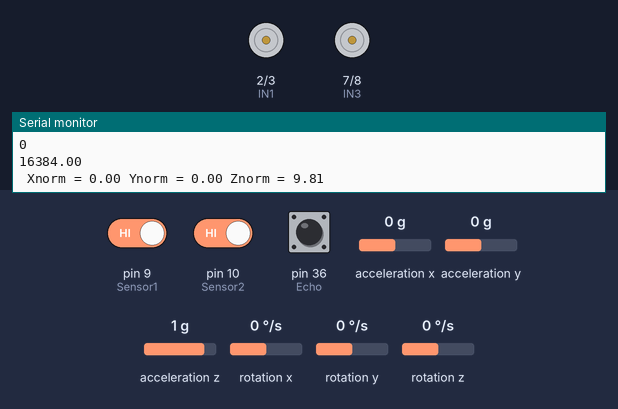
Bench run of a sketch on a simulated Arduino Mega 2560, built with avr-gcc and run on an emulated ATmega2560. On the bench: motor-driver pin pairs drawn as motors (green arrow = first pin HIGH = forward, orange = second pin HIGH = backward, longer = more drive, scaled by the enable pin), the last lines printed to the serial monitor. The inputs (shaded band) are chosen by the test bench; at power-on: pin 9 (Sensor1) HIGH, pin 10 (Sensor2) HIGH, pin 36 (Echo) LOW, acceleration x 0 g, acceleration y 0 g, acceleration z 1 g, rotation x 0 °/s, rotation y 0 °/s, rotation z 0 °/s.

Above: at 1.3 s.
1.4 s: pin 9 (Sensor1) driven LOW
At 3.5 s:
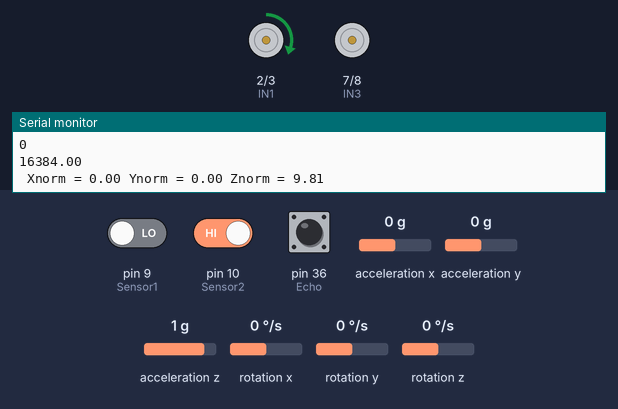
4.6 s: pin 10 (Sensor2) driven LOW
At 7.4 s:
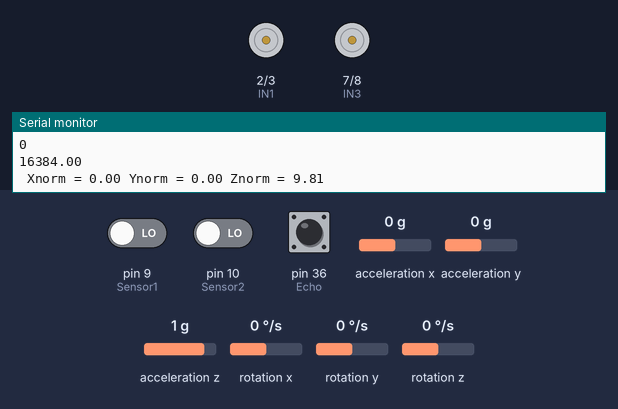
7.7 s: pin 9 (Sensor1) driven HIGH
At 10.4 s:
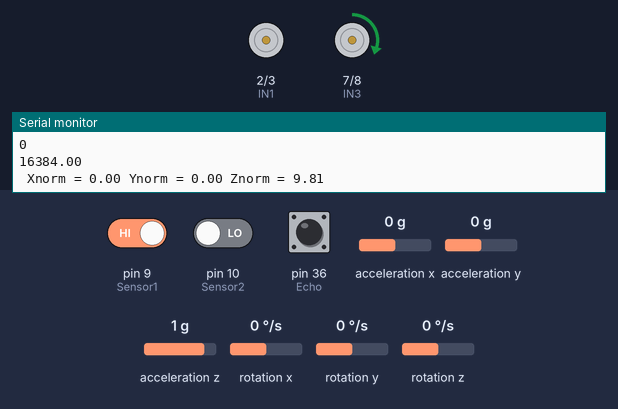
10.7 s: pin 10 (Sensor2) driven HIGH
At 13.2 s:
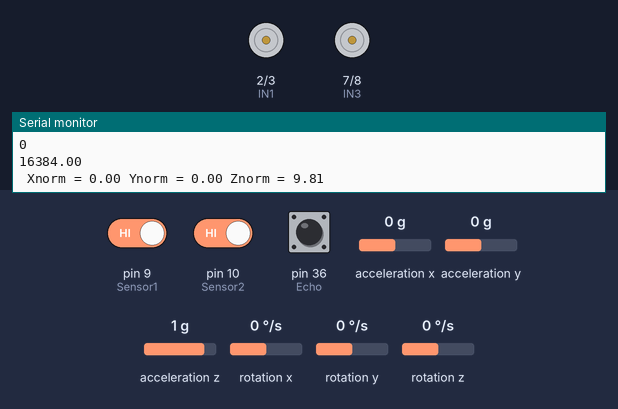
13.8 s: pin 36 (Echo) pulsed HIGH 2 times (0.12 s each, 0.3 s apart)
At 14.9 s:
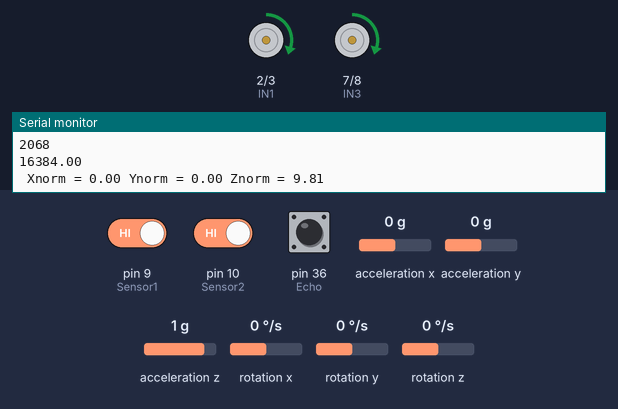
Timing chart, 0 to 16.8 s (numbered marks = the images above; inputs shaded):
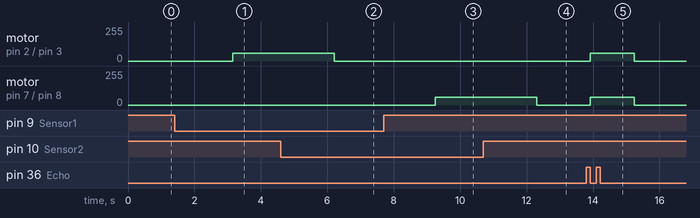

Measured:
- after the input at 1.4 s, motor on pin 2 (IN1) / pin 3 (IN2): stopped → forward 60/255 after 1.8 s
- after the input at 4.6 s, motor on pin 2 (IN1) / pin 3 (IN2): forward 60/255 → stopped after 1.6 s
- after the input at 7.7 s, motor on pin 7 (IN3) / pin 8 (IN4): stopped → forward 60/255 after 1.6 s
- after the input at 10.7 s, motor on pin 7 (IN3) / pin 8 (IN4): forward 60/255 → stopped after 1.6 s
- after the input at 13.8 s, motor on pin 2 (IN1) / pin 3 (IN2), motor on pin 7 (IN3) / pin 8 (IN4): stopped → forward 60/255 after 0.12 s, → stopped 1.3 s later

The sketch:

seguidor_final.ino
```cpp
//Librerias
#include <Wire.h>
#include <MPU6050.h>

MPU6050 mpu;

////// MOTORES
int ENA = 11;
int IN1 = 2;
int IN2 = 3;
int ENB = 12;
int IN3 = 7;
int IN4 = 8;
int velocidad_motor_1 = 60;
int velocidad_motor_2 = 60;
////// CNY70
int Sensor1 = 9;
int Sensor2 = 10;
int cnyValor1 = 0;
int cnyValor2 = 0;
////// HC-SR04
int Trig = 38;
int Echo = 36;

void setup() {
  Serial.begin(9600);
  pinMode(IN1, OUTPUT);
  pinMode(IN2, OUTPUT);
  pinMode(ENA, OUTPUT);
  pinMode(IN3, OUTPUT);
  pinMode(IN4, OUTPUT);
  pinMode(ENB, OUTPUT);
  pinMode(Trig, OUTPUT);
  pinMode(Echo, INPUT);
  digitalWrite(Trig, LOW);
  Serial.println("Initialize MPU6050");
  while(!mpu.begin(MPU6050_SCALE_2000DPS, MPU6050_RANGE_2G))
  {
    Serial.println("Could not find a valid MPU6050 sensor, check wiring!");
    delay(500);
  }
  checkSettings();
}

void checkSettings() {
  Serial.println();
  Serial.print(" * Sleep Mode:            ");
  Serial.println(mpu.getSleepEnabled() ? "Enabled" : "Disabled");
  Serial.print(" * Clock Source:          ");
  switch(mpu.getClockSource())
  {
    case MPU6050_CLOCK_KEEP_RESET:      Serial.println("Stops the clock and keeps the timing generator in reset"); break;
    case MPU6050_CLOCK_EXTERNAL_19MHZ:  Serial.println("PLL with external 19.2MHz reference");break;
    case MPU6050_CLOCK_EXTERNAL_32KHZ:  Serial.println("PLL with external 32.76kHz reference");break;
    case MPU6050_CLOCK_PLL_ZGYRO:       Serial.println("PLL with z axis gyroscope reference");break;
    case MPU6050_CLOCK_PLL_YGYRO:       Serial.println("PLL with Y axis gyroscope reference"); break;
    case MPU6050_CLOCK_PLL_XGYRO:       Serial.println("PLL with X axis gyroscope reference"); break;
    case MPU6050_CLOCK_INTERNAL_8MHZ:   Serial.println("Internal 8MHz oscillator"); break;
  }
  Serial.println(" * Accelerometer:         ");
  switch(mpu.getRange())
  {
    case MPU6050_RANGE_16G:             Serial.println("+/- 16 g"); break;
    case MPU6050_RANGE_8G:              Serial.println("+/- 8 g"); break;
    case MPU6050_RANGE_4G:              Serial.println("+/- 4 g"); break;
    case MPU6050_RANGE_2G:              Serial.println("+/- 2 g"); break;
  }
  Serial.print(" * Accelerometer offsets: ");
  Serial.print(mpu.getAccelOffsetX());
  Serial.print(" / ");
  Serial.print(mpu.getAccelOffsetY());
  Serial.print(" / ");
  Serial.println(mpu.getAccelOffsetZ());

  Serial.println();
}
void loop() {

  cnyValor1 = digitalRead(Sensor1);
  cnyValor2 = digitalRead(Sensor2);

  long duracion;
  long distancia;
  digitalWrite(Trig, LOW);
  delayMicroseconds(4);
  digitalWrite(Trig, HIGH);
  delayMicroseconds(10);
  duracion = pulseIn(Echo, HIGH);
  distancia = (duracion/2)/29;

  Serial.println(distancia);

 /////CONTROL MOTORES

    if (cnyValor1 ==0 && cnyValor2 ==0 && distancia >= 11){
      digitalWrite(IN1, HIGH);
      digitalWrite(IN2, LOW);
      analogWrite(ENA, velocidad_motor_1);

      digitalWrite(IN3, HIGH);
      digitalWrite(IN4, LOW);
      analogWrite(ENB, velocidad_motor_2);

    }else if(cnyValor1 ==0 && cnyValor2 ==0 && distancia <= 10){
      digitalWrite(IN1, LOW);
      digitalWrite(IN2, LOW);

      digitalWrite(IN3, LOW);
      digitalWrite(IN4, LOW);
    }

    if (cnyValor1 ==0 && cnyValor2 ==1){
      digitalWrite(IN1, HIGH);
      digitalWrite(IN2, LOW);
      analogWrite(ENA, velocidad_motor_1);

      digitalWrite(IN3, LOW);
      digitalWrite(IN4, LOW);
      analogWrite(ENB, LOW);

      }

     if (cnyValor1 ==1 && cnyValor2 ==0){
        digitalWrite(IN1, LOW);
        digitalWrite(IN2, LOW);
        analogWrite(ENA, LOW);

        digitalWrite(IN3, HIGH);
        digitalWrite(IN4, LOW);
        analogWrite(ENB, velocidad_motor_2);

     }

     if (cnyValor1 ==1 && cnyValor2 ==1 && distancia >= 11 ){
        digitalWrite(IN1, HIGH);
        digitalWrite(IN2, LOW);
        analogWrite(ENA, velocidad_motor_1);

        digitalWrite(IN3, HIGH);
        digitalWrite(IN4, LOW);
        analogWrite(ENB, velocidad_motor_2);

     }else if(cnyValor1 ==1 && cnyValor2 ==1 && distancia <= 10){
        digitalWrite(IN1, LOW);
        digitalWrite(IN2, LOW);

        digitalWrite(IN3, LOW);
        digitalWrite(IN4, LOW);
     }

     ///ACELEROMETRO
     {
      Vector rawAccel = mpu.readRawAccel();
      Vector normAccel = mpu.readNormalizeAccel();
      Serial.println(rawAccel.ZAxis);
      Serial.print(" Xnorm = ");
      Serial.print(normAccel.XAxis);
      Serial.print(" Ynorm = ");
      Serial.print(normAccel.YAxis);
      Serial.print(" Znorm = ");
      Serial.println(normAccel.ZAxis);

      delay(10);
     }
}
```
